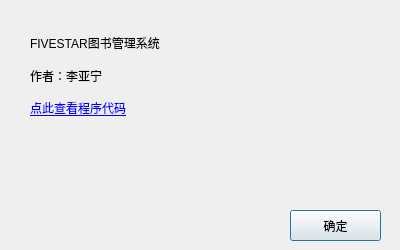
<?xml version="1.0" encoding="UTF-8"?>
<ui version="4.0">
 <class>AboutWindowClass</class>
 <widget class="QDialog" name="AboutWindowClass">
  <property name="geometry">
   <rect>
    <x>0</x>
    <y>0</y>
    <width>400</width>
    <height>250</height>
   </rect>
  </property>
  <property name="sizePolicy">
   <sizepolicy hsizetype="Preferred" vsizetype="Preferred">
    <horstretch>0</horstretch>
    <verstretch>0</verstretch>
   </sizepolicy>
  </property>
  <property name="minimumSize">
   <size>
    <width>400</width>
    <height>250</height>
   </size>
  </property>
  <property name="maximumSize">
   <size>
    <width>400</width>
    <height>250</height>
   </size>
  </property>
  <property name="sizeIncrement">
   <size>
    <width>80</width>
    <height>0</height>
   </size>
  </property>
  <property name="baseSize">
   <size>
    <width>60</width>
    <height>0</height>
   </size>
  </property>
  <property name="windowTitle">
   <string>关于</string>
  </property>
  <widget class="QLabel" name="label">
   <property name="geometry">
    <rect>
     <x>240</x>
     <y>60</y>
     <width>101</width>
     <height>101</height>
    </rect>
   </property>
   <property name="text">
    <string>&lt;html&gt;&lt;head/&gt;&lt;body&gt;&lt;p&gt;&lt;img width=&quot;100&quot; src=&quot;:/image/image/profile.jpg&quot;/&gt;&lt;/p&gt;&lt;/body&gt;&lt;/html&gt;</string>
   </property>
  </widget>
  <widget class="QPushButton" name="okButton">
   <property name="geometry">
    <rect>
     <x>290</x>
     <y>210</y>
     <width>91</width>
     <height>31</height>
    </rect>
   </property>
   <property name="text">
    <string>确定</string>
   </property>
  </widget>
  <widget class="QWidget" name="verticalLayoutWidget">
   <property name="geometry">
    <rect>
     <x>30</x>
     <y>30</y>
     <width>181</width>
     <height>91</height>
    </rect>
   </property>
   <layout class="QVBoxLayout" name="verticalLayout">
    <item>
     <widget class="QLabel" name="label_2">
      <property name="text">
       <string>FIVESTAR图书管理系统</string>
      </property>
     </widget>
    </item>
    <item>
     <widget class="QLabel" name="label_3">
      <property name="whatsThis">
       <string>一个热爱代码的单身汪</string>
      </property>
      <property name="text">
       <string>作者：李亚宁</string>
      </property>
     </widget>
    </item>
    <item>
     <widget class="QLabel" name="label_4">
      <property name="text">
       <string>&lt;!DOCTYPE HTML PUBLIC &quot;-//W3C//DTD HTML 4.0//EN&quot; &quot;http://www.w3.org/TR/REC-html40/strict.dtd&quot;&gt;
&lt;html&gt;&lt;head&gt;&lt;meta name=&quot;qrichtext&quot; content=&quot;1&quot; /&gt;&lt;style type=&quot;text/css&quot;&gt;
p, li { white-space: pre-wrap; }
&lt;/style&gt;&lt;/head&gt;&lt;body style=&quot; font-family:'SimSun'; font-size:9pt; font-weight:400; font-style:normal;&quot;&gt;
&lt;p style=&quot; margin-top:0px; margin-bottom:0px; margin-left:0px; margin-right:0px; -qt-block-indent:0; text-indent:0px;&quot;&gt;&lt;a href=&quot;https://github.com/li1553770945/course-design-sqlite&quot;&gt;点此查看程序代码&lt;a/&gt;&lt;/p&gt;&lt;/body&gt;&lt;/html&gt;</string>
      </property>
      <property name="openExternalLinks">
       <bool>true</bool>
      </property>
      <property name="textInteractionFlags">
       <set>Qt::LinksAccessibleByKeyboard|Qt::LinksAccessibleByMouse</set>
      </property>
     </widget>
    </item>
   </layout>
  </widget>
 </widget>
 <resources>
  <include location="../qrc/About.qrc"/>
 </resources>
 <connections>
  <connection>
   <sender>okButton</sender>
   <signal>clicked()</signal>
   <receiver>AboutWindowClass</receiver>
   <slot>accept()</slot>
   <hints>
    <hint type="sourcelabel">
     <x>278</x>
     <y>253</y>
    </hint>
    <hint type="destinationlabel">
     <x>96</x>
     <y>254</y>
    </hint>
   </hints>
  </connection>
 </connections>
</ui>
